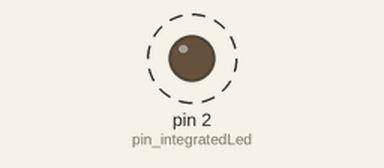
Recording of a program running on a simulated MicroPython board. On the bench: output pins drawn as LEDs (lit = HIGH). Dashed ring = blinking. What the program prints to the serial console is not drawn.

Above: at 0.2 s.
Timing chart, 0 to 3.0 s (numbered marks = the images above):
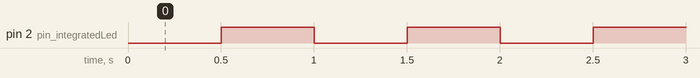

The program:

main.py
```python
#####################################################

#########################   Main    ####################

import machine
import time

print('\r\nAppstar....................................')

pin_integratedLed_number = 2
secondsCnt = 0

pin_integratedLed = machine.Pin(pin_integratedLed_number, machine.Pin.OUT)

while True:
    pin_integratedLed.off()
    time.sleep(.5)

    pin_integratedLed.on()
    time.sleep(.5)

    secondsCnt = secondsCnt + 1
    print('Alive:', secondsCnt)
```

Measured:
- by itself, pin 2 (pin_integratedLed): alternates HIGH for 0.50 s and LOW for 0.50 s
